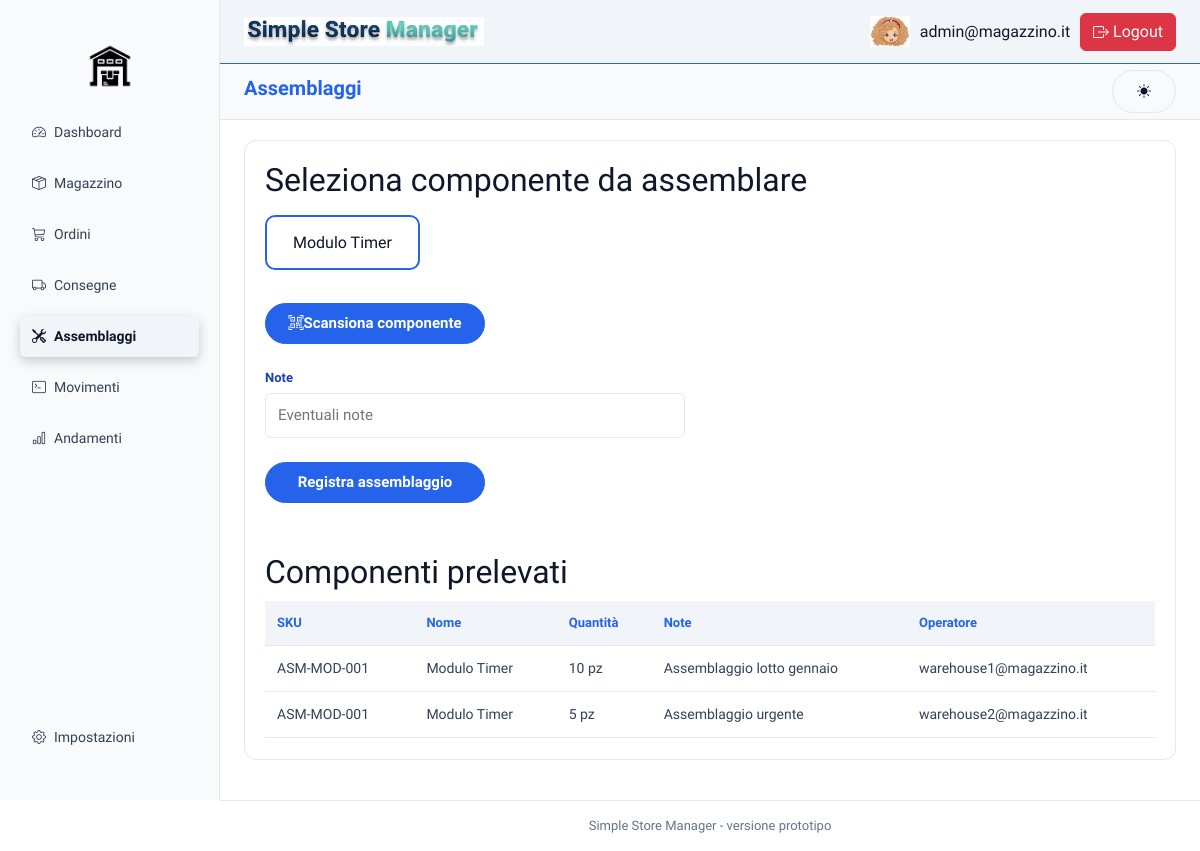
The app's page /index.php?page=assemblaggi (signed in), older data.
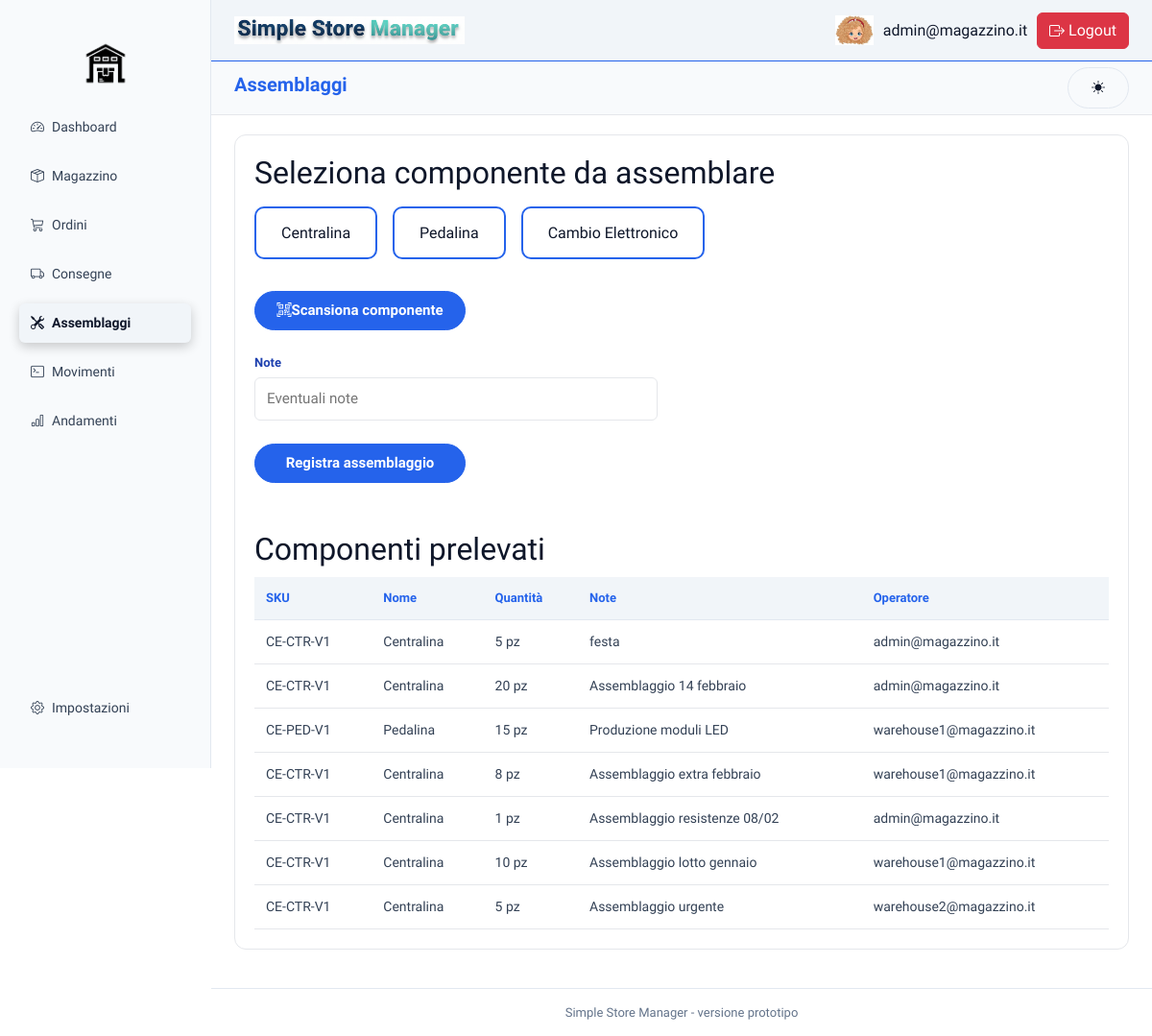
The same page, newer data.
### tables this page shows
CREATE TABLE `componenti` (
  `id` int(5) NOT NULL,
  `sku` varchar(50) NOT NULL,
  `nome` varchar(30) NOT NULL,
  `qrcode` varchar(100) DEFAULT NULL,
  `unita_misura` varchar(10) DEFAULT NULL,
  `tipo` enum('RAW','ASSEMBLY') NOT NULL
);

CREATE TABLE `assemblaggi` (
  `id` int(5) NOT NULL,
  `id_componente` int(5) NOT NULL,
  `id_utente` int(5) NOT NULL,
  `quantita` int(10) NOT NULL,
  `data_inizio` datetime DEFAULT NULL,
  `note` text DEFAULT NULL,
  `data_fine` datetime DEFAULT NULL
);

CREATE TABLE `utenti` (
  `id` int(5) NOT NULL,
  `email` varchar(30) NOT NULL,
  `password_hash` varchar(255) NOT NULL,
  `ruolo` enum('WAREHOUSE','ADMIN') NOT NULL DEFAULT 'WAREHOUSE'
);

### backend/query/componenti.php (called while the page is built, shortened)
<?php
function getComponentiAssembly(){
    $pdo=connect();
    $sql = "SELECT * FROM componenti WHERE tipo = 'ASSEMBLY';";
    $stmt = $pdo->prepare($sql);
    $stmt->execute();
    return $stmt->fetchAll(PDO::FETCH_ASSOC);
}
?>

### backend/query/assemblaggi.php (called while the page is built, shortened)
<?php
function getAssemblaggi(){
    $pdo=connect();
    $sql="SELECT *
    FROM assemblaggi a
    JOIN componenti c ON a.id_componente = c.id
    JOIN utenti u ON a.id_utente = u.id
    ORDER BY a.data_inizio DESC";
    $stmt = $pdo->prepare($sql);
    $stmt->execute();
    return $stmt->fetchAll(PDO::FETCH_ASSOC);
}
?>

### frontend/assemblaggi/assemblaggi.php (the view, shortened to what this page needs)
<?php
require_once 'backend/query/assemblaggi.php';
require_once 'backend/query/componenti.php';
$assemblaggi = getAssemblaggi();
$componentiAssembly = getComponentiAssembly();
?>
<!DOCTYPE html>
<html lang="it">
<body>
  <main class="content">
    <section class="assembly-card">
      <form id="formAssemblaggio" method="post" action="backend/controller/assembleCntrl.php">
        <h2 class="section-title">Seleziona componente da assemblare</h2>
        <div class="assembly-selector">
          <?php foreach ($componentiAssembly as $assembly): ?>
            <label class="assembly-option">
              <span><?= htmlspecialchars($assembly['nome']); ?></span>
            </label>
          <?php endforeach; ?>
        </div>
        <button type="button" id="openScanner" class="btn-primary">
          <i class="bi bi-qr-code-scan"></i> Scansiona componente
        </button>
        <div class="form-group">
          <label for="note">Note</label>
          <input type="text" id="note" name="note" placeholder="Eventuali note">
        </div>
        <button type="submit" class="btn-primary">Registra assemblaggio</button>
      </form>
      <h2 class="section-title">Componenti prelevati</h2>
      <table class="assembly-table">
        <thead>
          <tr>
            <th>SKU</th>
            <th>Nome</th>
            <th>Quantità</th>
            <th>Note</th>
            <th>Operatore</th>
          </tr>
        </thead>
        <tbody>
          <?php foreach ($assemblaggi as $assemblaggio): ?>
            <tr>
              <td><?= htmlspecialchars($assemblaggio['sku']); ?></td>
              <td><?= htmlspecialchars($assemblaggio['nome']); ?></td>
              <td><?= htmlspecialchars($assemblaggio['quantita']) . ' ' . htmlspecialchars($assemblaggio['unita_misura']); ?></td>
              <td><?= htmlspecialchars($assemblaggio['note']); ?></td>
              <td><?= htmlspecialchars($assemblaggio['email']); ?></td>
            </tr>
          <?php endforeach; ?>
        </tbody>
      </table>
    </section>
  </main>
</body>
</html>

### frontend/sidebar/sidebar.php
<?php
$menu = [
    'Dashboard'   => 'speedometer2',
    'Magazzino'   => 'box-seam',
    'Ordini'      => 'cart3',
    'Consegne'    => 'truck',
    'Assemblaggi' => 'tools',
    'Movimenti'   => 'terminal',
    'Andamenti'   => 'bar-chart'
];
$bottomMenu = [
    'Impostazioni'=> 'gear'
];
?>
<aside class="sidebar d-flex flex-column justify-content-between">
    <div>
        <img src="frontend/img/logo-removebg-preview.png" id="sidebar-logo">
        <ul class="nav nav-pills flex-column gap-1">
            <?php foreach ($menu as $pagina => $icona): ?>
                <?php $pageSlug = lcfirst($pagina); ?>
                <li class="nav-item">
                    <a href="?page=<?= $pageSlug ?>"
                       class="nav-link d-flex align-items-center gap-2 <?= ($page === $pageSlug) ? 'active' : '' ?>">
                        <i class="bi bi-<?= $icona ?>"></i>
                        <?= $pagina ?>
                    </a>
                </li>
            <?php endforeach; ?>
        </ul>
    </div>
        <ul class="nav nav-pills flex-column gap-1 mb-3">
            <?php foreach ($bottomMenu as $pagina => $icona): ?>
                <?php $pageSlug = lcfirst($pagina); ?>
                <li class="nav-item">
                    <a href="?page=<?= $pageSlug ?>"
                    class="nav-link d-flex align-items-center gap-2 <?= ($page === $pageSlug) ? 'active' : '' ?>">
                        <i class="bi bi-<?= $icona ?>"></i>
                        <?= $pagina ?>
                    </a>
                </li>
            <?php endforeach; ?>
        </ul>
</aside>

Row changes from the older to the newer data that the page shows:
changed componenti: nome "Modulo Timer" → "Centralina"
added componenti: nome "Pedalina"
added componenti: nome "Cambio Elettronico"
added assemblaggi: id_componente.sku "CE-CTR-V1", id_componente.nome "Centralina", quantita "5", id_componente.unita_misura "pz", note "festa", id_utente.email "admin@magazzino.it"
added assemblaggi: id_componente.sku "CE-CTR-V1", id_componente.nome "Centralina", quantita "20", id_componente.unita_misura "pz", note "Assemblaggio 14 febbraio", id_utente.email "admin@magazzino.it"
added assemblaggi: id_componente.sku "CE-PED-V1", id_componente.nome "Pedalina", quantita "15", id_componente.unita_misura "pz", note "Produzione moduli LED", id_utente.email "warehouse1@magazzino.it"
added assemblaggi: id_componente.sku "CE-CTR-V1", id_componente.nome "Centralina", quantita "8", id_componente.unita_misura "pz", note "Assemblaggio extra febbraio", id_utente.email "warehouse1@magazzino.it"
added assemblaggi: id_componente.sku "CE-CTR-V1", id_componente.nome "Centralina", quantita "1", id_componente.unita_misura "pz", note "Assemblaggio resistenze 08/02", id_utente.email "admin@magazzino.it"
changed assemblaggi "Assemblaggio lotto gennaio": id_componente.sku "ASM-MOD-001" → "CE-CTR-V1"; id_componente.nome "Modulo Timer" → "Centralina"
changed assemblaggi "Assemblaggio urgente": id_componente.sku "ASM-MOD-001" → "CE-CTR-V1"; id_componente.nome "Modulo Timer" → "Centralina"
